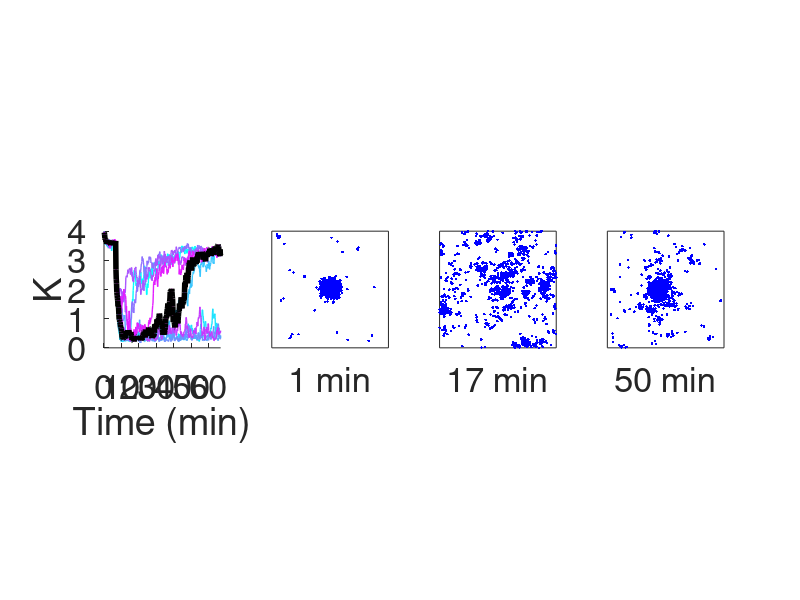

This figure's MATLAB source:
% We plotted K values of the simulations with 3000 Cdc42 and 170 Bem1-GEF.
% The initial condition is pre-polarized Cdc42-GTP and uniformly
% distributed cytosolic Bem1-GEF.
load('FigureData/Figure3D.mat')
seeds = 10;
% Color map for the plots
cmap = cool(seeds);
% Time values. Convert seconds to minutes.
time = (0:10:4000)/60;
figure('units','pixels','position',[300 300 1200 300]); 
for j = 1:seeds
    subplot(1,4,1); hold on
    % Plot time series of K.
    plot(time,K(j,:),'color',cmap(j, :),'linewidth',1)
end
ylim([0,4])
xlim([0,Inf])
xlabel('Time (min)')
ylabel('K')
axis square
set(gca,'fontsize',25)

% Mark one line of K in black and plot its snapshots of Cdc42-GTP
% distribution at different time points. 
plot(time,K(10,:),'color','k','linewidth',4)
load('Coordinates/Figure3D_coordinates.mat')
L = 8.8623; % domain length
subplot(1,4,2)
plot(x_1,y_1,'b.')
xticks([]); yticks([]); ylim([0,L]); xlim([0,L]); axis square;
xlabel('1 min','fontsize',25)

subplot(1,4,3)
plot(x_2,y_2,'b.')
xticks([]); yticks([]); ylim([0,L]); xlim([0,L]); axis square;
xlabel('17 min','fontsize',25)

subplot(1,4,4)
plot(x_3,y_3,'b.')
xticks([]); yticks([]); ylim([0,L]); xlim([0,L]); axis square;
xlabel('50 min','fontsize',25)